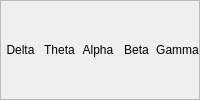
                            <widget class="QFrame" name="frame_48">
                             <property name="sizePolicy">
                              <sizepolicy hsizetype="Preferred" vsizetype="Maximum">
                               <horstretch>0</horstretch>
                               <verstretch>0</verstretch>
                              </sizepolicy>
                             </property>
                             <property name="frameShape">
                              <enum>QFrame::StyledPanel</enum>
                             </property>
                             <property name="frameShadow">
                              <enum>QFrame::Raised</enum>
                             </property>
                             <layout class="QHBoxLayout" name="horizontalLayout_27">
                              <property name="spacing">
                               <number>0</number>
                              </property>
                              <property name="leftMargin">
                               <number>0</number>
                              </property>
                              <property name="topMargin">
                               <number>0</number>
                              </property>
                              <property name="rightMargin">
                               <number>0</number>
                              </property>
                              <property name="bottomMargin">
                               <number>0</number>
                              </property>
                              <item>
                               <widget class="QLabel" name="label_30">
                                <property name="text">
                                 <string>Delta</string>
                                </property>
                                <property name="alignment">
                                 <set>Qt::AlignCenter</set>
                                </property>
                               </widget>
                              </item>
                              <item>
                               <widget class="QLabel" name="label_31">
                                <property name="text">
                                 <string>Theta</string>
                                </property>
                                <property name="alignment">
                                 <set>Qt::AlignCenter</set>
                                </property>
                               </widget>
                              </item>
                              <item>
                               <widget class="QLabel" name="label_32">
                                <property name="text">
                                 <string>Alpha</string>
                                </property>
                                <property name="alignment">
                                 <set>Qt::AlignCenter</set>
                                </property>
                               </widget>
                              </item>
                              <item>
                               <widget class="QLabel" name="label_33">
                                <property name="text">
                                 <string>Beta</string>
                                </property>
                                <property name="alignment">
                                 <set>Qt::AlignCenter</set>
                                </property>
                               </widget>
                              </item>
                              <item>
                               <widget class="QLabel" name="label_34">
                                <property name="text">
                                 <string>Gamma</string>
                                </property>
                                <property name="alignment">
                                 <set>Qt::AlignCenter</set>
                                </property>
                               </widget>
                              </item>
                             </layout>
                            </widget>
